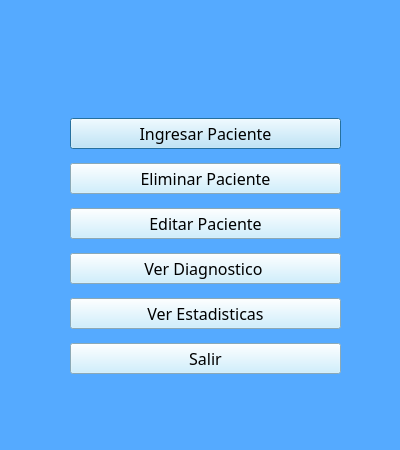
<?xml version="1.0" encoding="UTF-8"?>
<ui version="4.0">
 <class>Dialog</class>
 <widget class="QDialog" name="Dialog">
  <property name="geometry">
   <rect>
    <x>0</x>
    <y>0</y>
    <width>400</width>
    <height>450</height>
   </rect>
  </property>
  <property name="windowTitle">
   <string>MENU</string>
  </property>
  <property name="styleSheet">
   <string notr="true">background-color: rgb(85, 170, 255);</string>
  </property>
  <widget class="QWidget" name="verticalLayoutWidget">
   <property name="geometry">
    <rect>
     <x>70</x>
     <y>110</y>
     <width>271</width>
     <height>275</height>
    </rect>
   </property>
   <property name="font">
    <font>
     <family>Palatino Linotype</family>
     <pointsize>10</pointsize>
     <weight>75</weight>
     <italic>true</italic>
     <bold>true</bold>
    </font>
   </property>
   <layout class="QVBoxLayout" name="verticalLayout">
    <item>
     <widget class="QPushButton" name="Ing_Paciente">
      <property name="font">
       <font>
        <family>Sitka Heading</family>
        <pointsize>12</pointsize>
        <weight>9</weight>
        <italic>false</italic>
        <bold>false</bold>
       </font>
      </property>
      <property name="styleSheet">
       <string notr="true">background-color: rgb(194, 236, 255);
font: 75 12pt &quot;Sitka Heading&quot;;</string>
      </property>
      <property name="text">
       <string>Ingresar Paciente</string>
      </property>
     </widget>
    </item>
    <item>
     <widget class="QPushButton" name="Eli_Paciente">
      <property name="font">
       <font>
        <family>Sitka Heading</family>
        <pointsize>12</pointsize>
        <weight>9</weight>
        <italic>false</italic>
        <bold>false</bold>
       </font>
      </property>
      <property name="styleSheet">
       <string notr="true">background-color: rgb(194, 236, 255);
font: 75 12pt &quot;Sitka Heading&quot;;
</string>
      </property>
      <property name="text">
       <string>Eliminar Paciente</string>
      </property>
     </widget>
    </item>
    <item>
     <widget class="QPushButton" name="Edi_Paciente">
      <property name="font">
       <font>
        <family>Sitka Heading</family>
        <pointsize>12</pointsize>
        <weight>9</weight>
        <italic>false</italic>
        <bold>false</bold>
       </font>
      </property>
      <property name="styleSheet">
       <string notr="true">background-color: rgb(194, 236, 255);
font: 75 12pt &quot;Sitka Heading&quot;;</string>
      </property>
      <property name="text">
       <string>Editar Paciente</string>
      </property>
     </widget>
    </item>
    <item>
     <widget class="QPushButton" name="Ver_Diagnostico">
      <property name="font">
       <font>
        <family>Sitka Heading</family>
        <pointsize>12</pointsize>
        <weight>9</weight>
        <italic>false</italic>
        <bold>false</bold>
       </font>
      </property>
      <property name="styleSheet">
       <string notr="true">background-color: rgb(194, 236, 255);
font: 75 12pt &quot;Sitka Heading&quot;;</string>
      </property>
      <property name="text">
       <string>Ver Diagnostico </string>
      </property>
     </widget>
    </item>
    <item>
     <widget class="QPushButton" name="Ver_Estadisticas">
      <property name="font">
       <font>
        <family>Sitka Heading</family>
        <pointsize>12</pointsize>
        <weight>9</weight>
        <italic>false</italic>
        <bold>false</bold>
       </font>
      </property>
      <property name="styleSheet">
       <string notr="true">background-color: rgb(194, 236, 255);
font: 75 12pt &quot;Sitka Heading&quot;;</string>
      </property>
      <property name="text">
       <string>Ver Estadisticas</string>
      </property>
     </widget>
    </item>
    <item>
     <widget class="QPushButton" name="Bot_Salir2">
      <property name="font">
       <font>
        <family>Sitka Heading</family>
        <pointsize>12</pointsize>
        <weight>9</weight>
        <italic>false</italic>
        <bold>false</bold>
       </font>
      </property>
      <property name="styleSheet">
       <string notr="true">background-color: rgb(194, 236, 255);
font: 75 12pt &quot;Sitka Heading&quot;;</string>
      </property>
      <property name="text">
       <string>Salir</string>
      </property>
     </widget>
    </item>
   </layout>
  </widget>
 </widget>
 <resources/>
 <connections/>
</ui>
